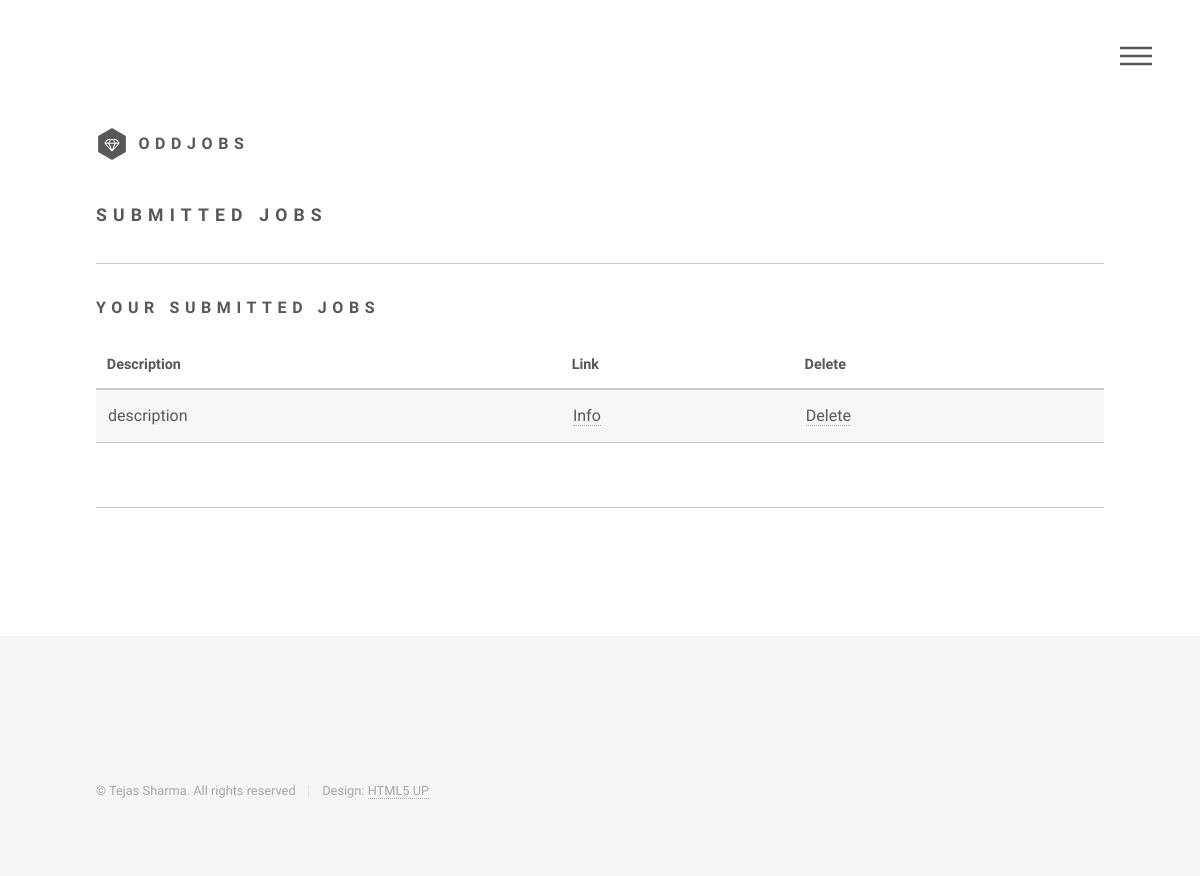
Page /submitted_jobs (signed in) on the earlier database version.
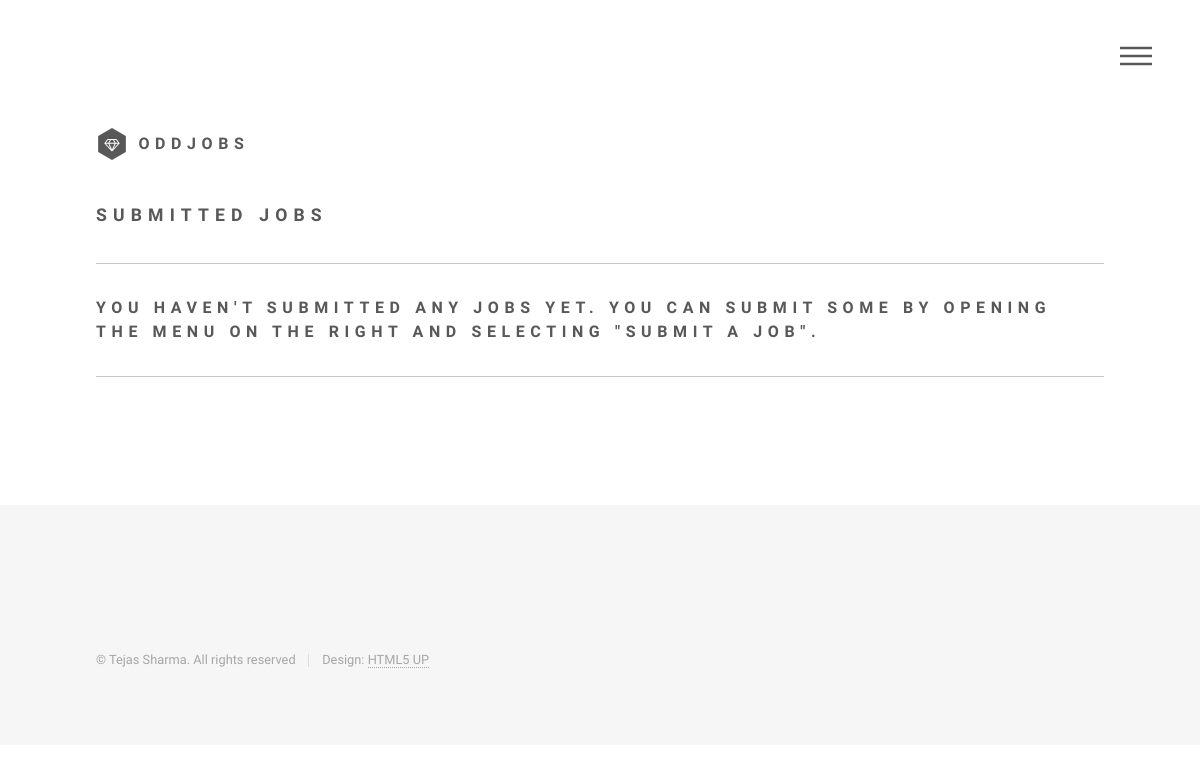
Same page on the later database version.
### app/models.py (models this page shows, shortened)
class Job(db.Model):
    id = db.Column(db.Integer, primary_key=True, autoincrement=True)
    employer_id = db.Column(db.Integer, db.ForeignKey('user.id'))
    employee_id = db.Column(db.Integer, db.ForeignKey('user.id'))
    description = db.Column(db.String())
    compensation = db.Column(db.String())
    location = db.Column(db.String())
    category_id = db.Column(db.Integer, db.ForeignKey('category.id'))
    group_id = db.Column(db.Integer, db.ForeignKey('group.id'))
    timestamp = db.Column(db.DateTime, default=datetime.datetime.utcnow)
    accept_time = db.Column(db.DateTime, default=None)
    employer = db.relationship('User', foreign_keys=[employer_id], backref='submitted_jobs')
    employee = db.relationship('User', foreign_keys=[employee_id], backref='accepted_jobs')

### app/views.py (the view)
@app.route('/submitted_jobs')
def submitted_jobs():
	user = models.User.query.get(session['user_id']) if 'user_id' in session else None
	if user is None:
		return redirect(url_for('login_required', reason='submitted_jobs'))
	jobs = user.submitted_jobs
	return render_template("submitted_jobs.html",
						   user=user,
						   jobs=jobs,
						   logged_in='user_id' in session)

### app/templates/submitted_jobs.html (shortened to what this page needs)
{% extends "base.html" %}
{% block page_source %}
<div id="main">
    <div class="inner">
        <section>
            <h2>Submitted Jobs</h2>
            <hr />
            {% if jobs %}
            <h3>Your submitted jobs</h3>
            <div class="table-wrapper">
                <table>
                    <thead>
                        <tr>
                            <th>Description</th>
                            <th>Link</th>
                            <th>Delete</th>
                        </tr>
                    </thead>
                    <tbody>
                        {% for job in jobs %}
                        <tr>
                            <td>{{ job.description }}</td>
                            <td><a href="/job_info/{{ job.id }}">Info</a></td>
                            <td><a href="/">Delete</a></td>
                        </tr>
                        {% endfor %}
                    </tbody>
                </table>
            </div>
            {% else %}
            <h3>You haven't submitted any jobs yet. You can submit some by opening the menu on the right and selecting "Submit a Job".<h3>
            {% endif %}
            <hr />
        </section>
    </div>
</div>
{% endblock %}

Differences in the rows shown:
removed Job: description "description"
Other differences:
text no longer shown: "YOUR SUBMITTED JOBS Description Link Delete"
text now shown: "YOU HAVEN'T SUBMITTED ANY JOBS YET. YOU CAN SUBMIT SOME BY OPENING THE MENU ON THE RIGHT AND SELECTING \"SUBMIT A JOB\"."
